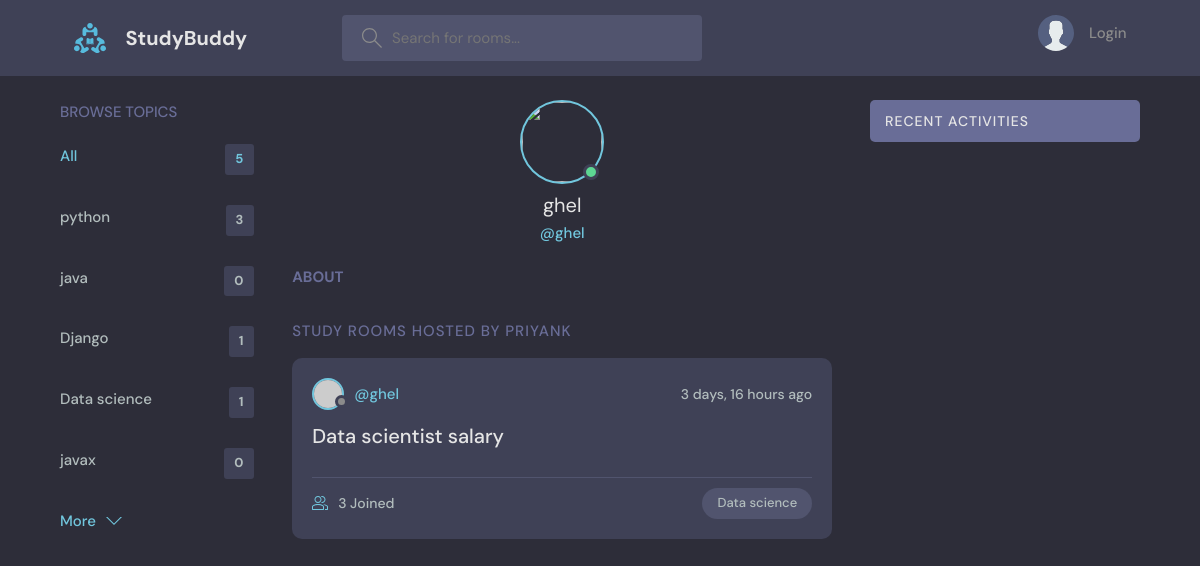
Screenshot of /profile/4 with the database file from the repository.
### base/models.py (models this page shows, shortened)
class Topic(models.Model):
    name = models.CharField(max_length=200)

class Room(models.Model):
    host = models.ForeignKey(User, on_delete=models.SET_NULL, null = True)
    topic = models.ForeignKey(Topic, on_delete=models.SET_NULL, null=True)
    name = models.CharField(max_length=200)
    description = models.TextField(null = True, blank = True)
    participants = models.ManyToManyField(User, related_name = 'participants', blank = True)
    updated = models.DateTimeField(auto_now=True)
    created = models.DateTimeField(auto_now_add=True)
    class Meta:
        ordering = ['-updated', '-created'] # '-' for descending order

### base/views.py (the view)
# urls.py: path('profile/<str:pk>', views.userProfile, name = "user-profile"),
def userProfile(request, pk):
    user = User.objects.get(id = pk)
    rooms = user.room_set.all()
    room_messages = user.message_set.all()
    topics = Topic.objects.all()
    context = {'user': user, 'rooms': rooms, 'room_messages': room_messages, 'topics': topics}
    return render(request, 'base/profile.html', context)

### base/templates/base/profile.html (shortened to what this page needs)
{% extends 'main.html' %}
{% block content %}
<main class="profile-page layout layout--3">
  <div class="container">
    {% include 'base/topics_component.html' %}
    <div class="roomList">
      <div class="profile">
        <div class="profile__avatar">
          <div class="avatar avatar--large active">
            <img src="{{user.avatar.url}}" />
          </div>
        </div>
        <div class="profile__info">
          <h3>{{user.username}}</h3>
          <p>@{{user.username}}</p>
        </div>
        <div class="profile__about">
          <h3>About</h3>
        </div>
      </div>
      <div class="roomList__header">
        <div>
          <h2>Study Rooms Hosted by Priyank</a>
          </h2>
        </div>
      </div>
      {% include 'base/feed_component.html' %}
    </div>
    {% include 'base/activity_component.html' %}
  </div>
</main>
{% endblock content %}

### base/templates/base/topics_component.html
<div class="topics">
    <div class="topics__header">
      <h2>Browse Topics</h2>
    </div>
    <ul class="topics__list">
      <li>
        <a href="{% url 'home' %}" class="active">All <span>{{topics.count}}</span></a>
      </li>
      {% for topic in topics %}
      <li>
    <a href="{% url 'home' %}?q={{topic.name}}">{{topic.name}} <span>{{topic.room_set.all.count}}</span></a>
      </li>
      {% endfor %}
    </ul>
    <a class="btn btn--link" href="topics.html">
      More
      <svg version="1.1" xmlns="http://www.w3.org/2000/svg" width="32" height="32" viewBox="0 0 32 32">
        <title>chevron-down</title>
        <path d="M16 21l-13-13h-3l16 16 16-16h-3l-13 13z"></path>
      </svg>
    </a>
  </div>

### base/templates/base/feed_component.html (shortened to what this page needs)
{% for room in rooms %}
<div class="roomListRoom">
  <div class="roomListRoom__header">
    <a href="{% url 'user-profile' room.host.id %}" class="roomListRoom__author">
      <div class="avatar avatar--small">
        <img src="https://randomuser.me/api/portraits/women/11.jpg" />
      </div>
      <span>@{{room.host.username}}</span>
    </a>
    <div class="roomListRoom__actions">
      <span>{{room.created| timesince}} ago</span>
    </div>
  </div>
  <div class="roomListRoom__content">
    <a href="{% url 'room' room.id %}">{{room.name}}</a>
  </div>
  <div class="roomListRoom__meta">
    <a href="{% url 'room' room.id %}" class="roomListRoom__joined">
      {{room.participants.all.count}} Joined
    </a>
    <p class="roomListRoom__topic">{{room.topic.name}}</p>
  </div>
</div>
{% endfor %}

### rows the page displays
Topic: name "python", room_set.all.count "3"
Topic: name "java", room_set.all.count "0"
Topic: name "Django", room_set.all.count "1"
Topic: name "Data science", room_set.all.count "1"
Topic: name "javax", room_set.all.count "0"
Room: host.username "ghel", created "3 days, 16 hours", name "Data scientist salary", participants.all.count "3", topic.name "Data science"

### other values shown
{{ topics.count }} "5"
{{ user.username }} "ghel"
